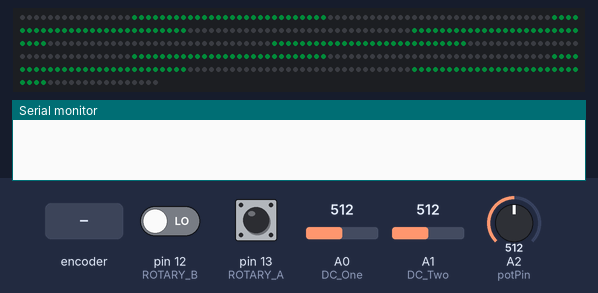
The sketch below on a simulated Arduino Uno, built with avr-gcc and run on an emulated ATmega328P. Parts: 420 RGB LEDs in strip order, left to right, continuing on the next row, the last lines printed to the serial monitor. The test bench sets the inputs (shaded band); at power-on: A2 (potPin) = 512, A0 (DC_One) = 512, A1 (DC_Two) = 512, pin 12 (ROTARY_B) LOW, pin 13 (ROTARY_A) HIGH. Dim RGB values are drawn brighter than linear.

Above: at 3.2 s.
3.3 s: A2 (potPin) set to 716
At 4.5 s:
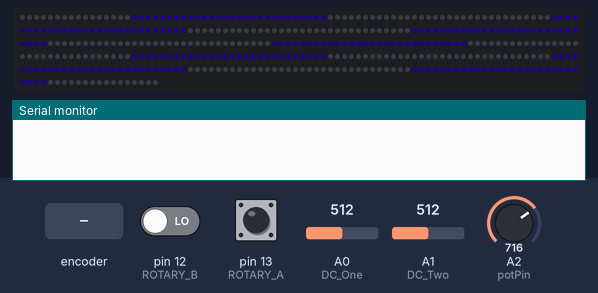
4.8 s: rotary encoder on pin 13 (ROTARY_A) / pin 12 (ROTARY_B) turned 2 steps (second pin leading)
At 4.97 s:
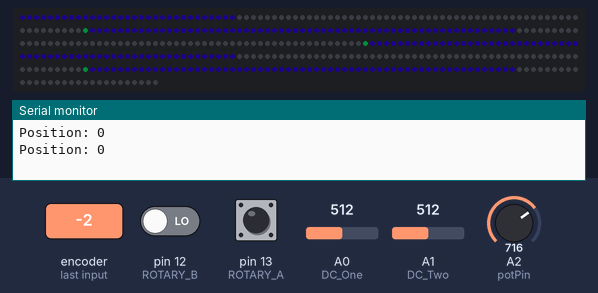
6.7 s: A0 (DC_One) set to 0
At 7.9 s:
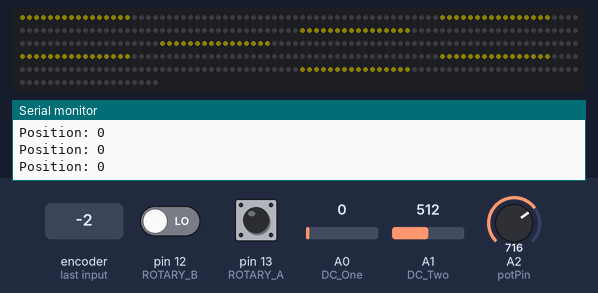
8.2 s: A1 (DC_Two) set to 306
9.7 s: A1 (DC_Two) set to 245
At 10.5 s:
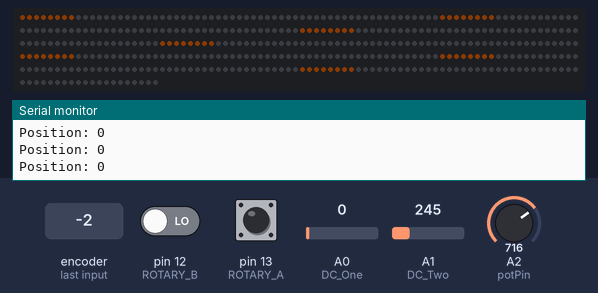
11.2 s: A0 (DC_One) set to 900
At 11.8 s:
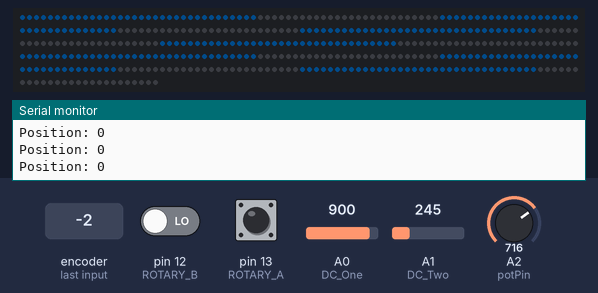
Timing chart, 0 to 13.7 s (numbered marks = the images above; inputs shaded):
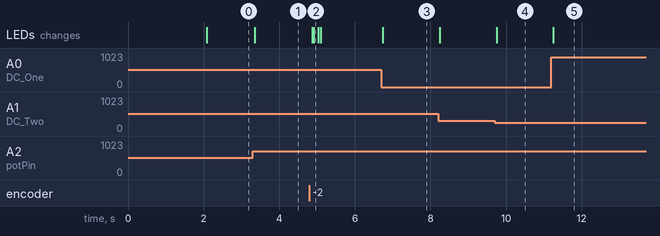

The sketch:

SpectrumAnalyzer.ino
```cpp
#include "FastLED.h"
#define NUM_LEDS 60
// NUM_STRPS more than 7 won't work since we only have 7 frequency channels
#define NUM_STRPS 7
#define DATA_PIN 9
#define BRIGHT 65

CRGB leds[NUM_LEDS * NUM_STRPS];

// Declare Spectrum Shield pin connections
#define STROBE 4
#define RESET 6
#define DC_One A0
#define DC_Two A1
// Rotary Encoder Pins
#define ROTARY_A 13
#define ROTARY_B 12
#define ROATRY_BUTTON 11

// Define spectrum variables
int freq_amp;
int Frequencies_One[7];
int Frequencies_Two[7];
int base;
int peak;
int p;
int i;
int divisor = 1024 / NUM_LEDS;
int litPix;

int Rot_Count = 0;
int Rot_State;
int Rot_Last_State;

// Potentiometer Variables
int potPin = 2;
int potVal = 0;
// This is used to store and modify the color value
int adj_Val = 0;

typedef void (*SimplePatternList[])();
SimplePatternList patterns = {Graph_Frequencies_Middle,
                              Graph_Frequencies_Adjusted, Graph_Frequencies};
int total_paterns = (sizeof(patterns) / sizeof((patterns)[0]));
uint8_t pattern_count = 0;

void setup() {
  delay(2000);
  // Set Spectrum Shield pin configurations
  pinMode(STROBE, OUTPUT);
  pinMode(RESET, OUTPUT);
  pinMode(DC_One, INPUT);
  pinMode(DC_Two, INPUT);
  // Rotary Encoder
  pinMode(ROTARY_A, INPUT);
  pinMode(ROTARY_B, INPUT);

  digitalWrite(STROBE, HIGH);
  digitalWrite(RESET, HIGH);

  // Initialize Spectrum Analyzers
  digitalWrite(STROBE, LOW);
  delay(1);
  digitalWrite(RESET, HIGH);
  delay(1);
  digitalWrite(STROBE, HIGH);
  delay(1);
  digitalWrite(STROBE, LOW);
  delay(1);
  digitalWrite(RESET, LOW);

  FastLED.addLeds<NEOPIXEL, DATA_PIN>(leds, NUM_LEDS * NUM_STRPS);

  Serial.begin(9600);

  // Read initial state of Rotary Encoder
  Rot_Last_State = digitalRead(ROTARY_A);
}

void loop() {
  Read_Pot();
  Read_Frequencies();
  Read_Rotary();
  // Graph_Frequencies();
  // Graph_Frequencies_Adjusted();

  EVERY_N_MILLISECONDS(
      60) {  // FastLED based non-blocking delay to update/display the sequence.
    patterns[pattern_count]();
    // Graph_Frequencies_Middle();
    FastLED.show();
  }
}

void Read_Frequencies() {
  // Read frequencies for each band
  for (freq_amp = 0; freq_amp < 7; freq_amp++) {
    Frequencies_One[freq_amp] = analogRead(DC_One);
    Frequencies_Two[freq_amp] = analogRead(DC_Two);
    digitalWrite(STROBE, HIGH);
    digitalWrite(STROBE, LOW);
  }
}

void Read_Rotary() {
  Rot_State = digitalRead(ROTARY_A);
  if (Rot_State != Rot_Last_State) {
    if (digitalRead(ROTARY_B) != Rot_State) {
      nextPattern();
    } else {
      prevPattern();
    }
    Serial.print("Position: ");
    Serial.println(Rot_Count);
  }
  Rot_Last_State = Rot_State;
}

void Graph_Frequencies() {
  for (i = 0; i < NUM_STRPS; i++) {
    // We set the base and peak of the string of leds we want to work with
    base = i * NUM_LEDS;
    peak = (i * NUM_LEDS) - 1 + NUM_LEDS;
    int freq_val = (Frequencies_Two[i] + Frequencies_One[i]) / 2;
    litPix = freq_val / divisor;
    // We loop through and light up the leds for the strip we are on
    for (p = base; p <= base + litPix; p++) {
      leds[p] = CHSV(freq_val / 4, 255, BRIGHT);
    }
    // We turn off the rest of the leds on that strip
    for (p = base + litPix + 1; p <= peak; p++) {
      leds[p] = CHSV(0, 0, 0);
    }
  }
}
void Graph_Frequencies_Adjusted() {
  // We divide the pot_val by 4 to get it in the range needed for setting the
  // color value.
  int pot_val = Read_Pot() / 4;
  for (i = 0; i < NUM_STRPS; i++) {
    // We take the average of the two channels.
    int freq_val = (Frequencies_Two[i] + Frequencies_One[i]) / 2;
    // We set the base and peak of the string of leds we want to work with
    base = i * NUM_LEDS;
    peak = (i * NUM_LEDS) - 1 + NUM_LEDS;
    // The number of leds we want to be light up
    litPix = freq_val / divisor;
    // adj_Val = Adjust_Color_Value(pot_val, Frequencies_Two[i]);
    // We loop through and light up the leds for the strip we are on
    // For the odd numbered strips we have to switch the order we light
    // pixels so they all start from the bottom.
    if (i % 2 != 0) {
      for (p = peak; p > peak - litPix; p--) {
        leds[p] = CHSV(pot_val, 255, BRIGHT);
      }
      // We turn off the rest of the leds on that strip
      for (p = base; p <= peak - litPix - 1; p++) {
        leds[p] = CHSV(0, 0, 0);
      }
    } else {
      for (p = base; p <= base + litPix; p++) {
        leds[p] = CHSV(pot_val, 255, BRIGHT);
      }
      // We turn off the rest of the leds on that strip
      for (p = base + litPix + 1; p <= peak; p++) {
        leds[p] = CHSV(0, 0, 0);
      }
    }
  }
}
void Graph_Frequencies_Middle() {
  // We bring the value into a 256 bit range to pass to the fastLED library.
  int pot_val = Read_Pot() / 4;
  for (i = 0; i < NUM_STRPS; i++) {
    // We average the frequencies to get our value.
    int freq_val = (Frequencies_Two[i] + Frequencies_One[i]) / 2;
    // We translate the frequency into the number of LEDs we want to light up.
    litPix = freq_val / divisor;
    // We need an even number to display properly
    if (litPix % 2 != 0) {
      litPix += 1;
    }
    // We find the number of LEDs on the edges. We divide by two to make them
    // evenly spaced in the middle of the strip. (these will be turned off);
    int edge = (NUM_LEDS - litPix) / 2;
    // We set the range for the LED strip we are working with.
    base = i * NUM_LEDS;
    peak = (i * NUM_LEDS) - 1 + NUM_LEDS;
    for (p = base; p <= peak; p++) {
      // If p is in the edges turn the leds off, otherwise we turn them on using
      // the pot_val.
      if (p <= (base + edge) || p >= (peak - edge)) {
        leds[p] = CHSV(0, 0, 0);
      } else {
        leds[p] = CHSV(pot_val, 255, BRIGHT);
      }
    }
  }
}

int Read_Pot() { return analogRead(potPin); }

// This fuction expects both values to be a 1024 value
int Adjust_Color_Value(int val, int freq) {
  int store;
  store = (val / 4) + (freq / 4);
  if (store > 255) {
    store = store - 255;
  }
  return store;
}

void nextPattern() {
  // add one to the current pattern number, and wrap around at the end
  pattern_count = (pattern_count + 1) % total_paterns;
}
void prevPattern() {
  pattern_count = (pattern_count - 1);
  if (pattern_count > total_paterns) {
    pattern_count = total_paterns - 1;
  }
}
```

Measured:
- after the input at 3.3 s, the LEDs: change after 0.06 s (image 1)
- after the input at 4.8 s, the LEDs: first change after 0.07 s (image 2 shows a later state)
- after the input at 6.7 s, the LEDs: change at once (image 3)
- after the input at 9.7 s, the LEDs: change after 0.05 s (image 4)
- after the input at 11.2 s, the LEDs: change after 0.05 s (image 5)
